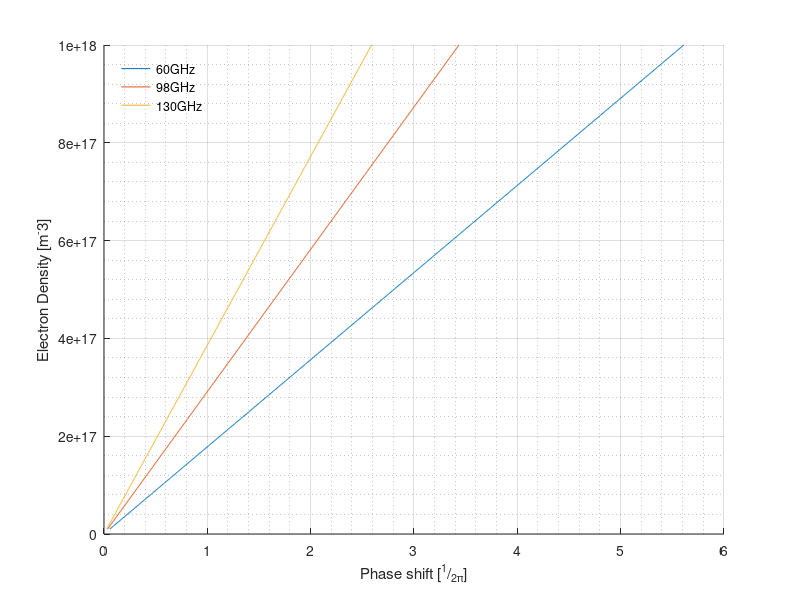

This figure's MATLAB source:
close all;
clear all;

mkdir('../MatlabFigures', 'PhaseShift'); % Create save directory

%--------------------------Input Parameters-------------------------------%
f_0 = 60; % 1st beam frequency [GHz]
f_1 = 98; % 2nd beam frequency [GHz]
f_2 = 130; % 3rd beam frequency [GHz]

n_0 = 10^(16); % Lower electron density
n_1 = 10^(18); % Hihger electron density
%-------------------------------------------------------------------------%

c = 299792458; % The speec of light [m/s]

y = linspace(n_0, n_1, 1000); % Datapoints between n_0 and n_1
Phi0 = []; % Phase shift array
Phi1 = []; % Phase shift array
Phi2 = []; % Phase shift array

for i = 1:1000 % Calculates Phase Shifts for frequency = f_0
    Phi0 = horzcat(Phi0, (8.416*10^(-8)*((y(i) / (f_0 * 10^9))))/0.25);
end
for i = 1:1000 % Calculates Phase Shifts for frequency = f_1
    Phi1 = horzcat(Phi1, (8.416*10^(-8)*((y(i) / (f_1 * 10^9))))/0.25);
end
for i = 1:1000 % Calculates Phase Shifts for frequency = f_2
    Phi2 = horzcat(Phi2, (8.416*10^(-8)*((y(i) / (f_2 * 10^9))))/0.25);
end

l = figure; % Creates figure
hold on
p0 = plot(Phi0, y); % Plot electron denisty as function of phase shift
p1 = plot(Phi1, y); % Plot electron denisty as function of phase shift
p2 = plot(Phi2, y); % Plot electron denisty as function of phase shift
xlabel('Phase shift [^{1}/_{2\pi}]'); % x-axis label
ylabel('Electron Density [m^-3]'); % y-axis label
%title('Electron Density as function of measured phase shift'); % Figure title
lgd = legend([p0, p1, p2], ...
    {'60GHz', '98GHz', '130GHz'});% Figure legend
legend('boxoff')
legend('Location', 'northwest')
grid on
grid minor
hold off

%------------------Saving figure as Encapsulated Postscript---------------%
epsfilename = 'PhaseShift.eps'; % Savename for the figure
foldername = sprintf('../MatlabFigures/PhaseShift'); % Folder path
fullfilename = fullfile(foldername, epsfilename); % Filename path
saveas(l, fullfilename, 'epsc') % Save the figure as eps
%-------------------------------------------------------------------------%
